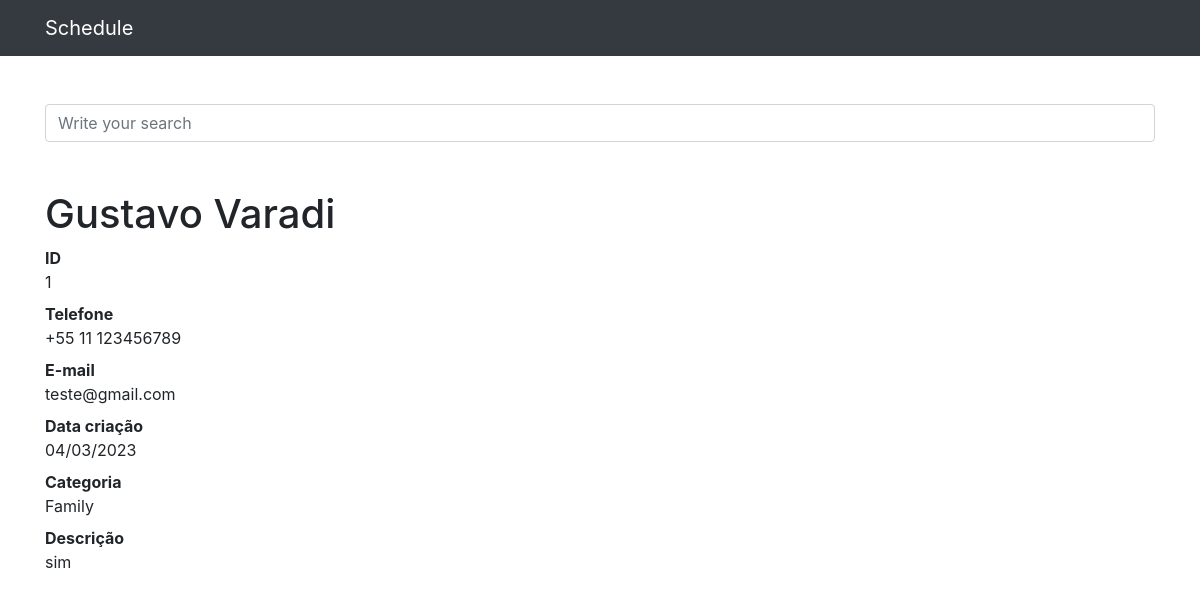
The page /1 on the database its author committed.
### contacts/models.py (models this page shows, shortened)
class Contacts(models.Model):
    name = models.CharField(max_length=100)
    surname = models.CharField(max_length=100, blank=True)
    phone = models.CharField(max_length=20)
    mail = models.CharField(max_length=100)
    creation_date = models.DateTimeField(default=timezone.now)
    description = models.TextField(blank=True)
    category = models.ForeignKey(Category, on_delete=models.DO_NOTHING)
    show = models.BooleanField(default=True)
    photo = models.ImageField(blank=True, upload_to='photos/%Y/%m')

class Category(models.Model):
    name = models.CharField(max_length=100)
    def __str__(self):
        return self.name

### contacts/views.py (the view)
# urls.py: path('<int:contact_id>', views.show_contact, name='show_contact'),
def show_contact(request, contact_id):
    contact = get_object_or_404(Contacts, id=contact_id)
    if not contact.show:
        raise Http404()
    return render(request, 'contacts/show_contact.html', {
        'contact': contact
    })

### contacts/templates/contacts/show_contact.html (shortened to what this page needs)
{% extends 'base.html' %}
{% block conteudo %}
    <h1 class="mt-5">{{ contact.name }} {{ contact.surname}}</h1>
    <dl>
        <dt>ID</dt>
        <dd>{{ contact.id }}</dd>
        <dt>Telefone</dt>
        <dd>{{ contact.phone }}</dd>
        <dt>E-mail</dt>
        <dd>{{ contact.mail }}</dd>
        <dt>Data criação</dt>
        <dd>{{ contact.creation_date|date:'d/m/Y' }}</dd>
        <dt>Categoria</dt>
        <dd>{{ contact.category }}</dd>
        <dt>Descrição</dt>
        <dd>{{ contact.description }}</dd>
    </dl>
{% endblock %}

### rows shown on the page
Contacts: name "Gustavo", surname "Varadi", id "1", phone "+55 11 123456789", mail "teste@gmail.com", creation_date "04/03/2023", category "Family", description "sim"
